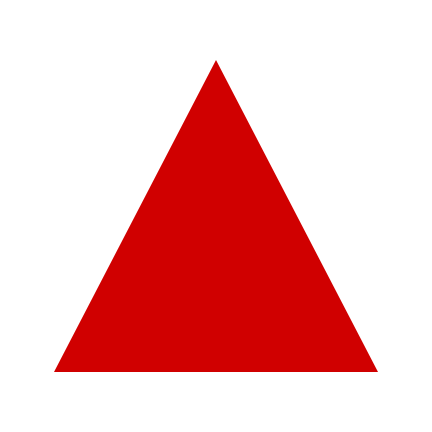
#> input picture img/triangle.png, 432 x 432 px
$ python shape.py
#> lines starting #> are read from the running program, lines starting #| are printed output that depends on the picture; after the words box and inside, x2 and y2 are one past the last pixel; in counts of white or black regions, pixels touching at a corner belong together
#> further down, image is the input picture: shape (432, 432, 3); mean B, G, R 185.9, 185.9, 242.3
import cv2
import numpy as np
import math

def shape_recognition(img, color):
    #color - СПИСОК!!!
    '''color = (
        ( 56, 192,  90),
        ( 74, 255, 255),
    )'''
    def find_contours(img, color):
        img_hsv = cv2.cvtColor(img, cv2.COLOR_BGR2HSV)
#> img_hsv: shape (432, 432, 3); mean H, S, V 0, 69, 242.3
        mask = []
        i = 0
        for hue in color:
            mask.append(cv2.inRange(img_hsv, hue[0], hue[1]))
            cv2.imwrite(f'm{i}.jpg', mask[i])
            i+=1
#> this loop made 2 passes
#> pass 1, in find_contours, `cv2.imwrite(f'm{i}.jpg', mask[i])`:
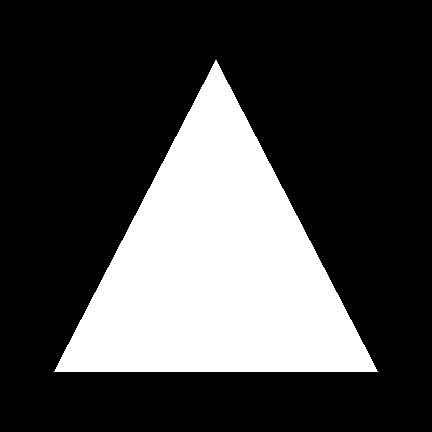
#> saved as m0.jpg: shape (432, 432); 27.2% white; 1 white region, box (x1, y1, x2, y2) and area: (54, 60, 378, 372) 50712
#> after the loop, i = 2; mask = 2 items
        print(mask[0].shape)
#| (432, 432)
        img_mask = np.zeros(mask[0].shape, np.float64)
        for m in mask:
            img_mask += m
        img_mask = np.clip(img_mask , 0, 255)
        img_mask = img_mask.astype(np.uint8)
        cv2.imwrite('img.jpg', img_mask)
        contours, _ = cv2.findContours(img_mask, cv2.RETR_EXTERNAL, cv2.CHAIN_APPROX_SIMPLE)
#> contours = 1 contour; box (x1, y1, x2, y2) and area: (54, 60, 378, 372) 50238

        return contours

    contours = find_contours(img, color)
    if contours:
        for cnt in contours:
            area = cv2.contourArea(cnt)
            if area < 500:
                continue
            # Описанная окружность.
            (circle_x, circle_y), circle_radius = cv2.minEnclosingCircle(cnt)
            circle_area = circle_radius ** 2 * math.pi
            # Описанный прямоугольник (с вращением)
            rectangle = cv2.minAreaRect(cnt)
            # Получим контур описанного прямоугольника
            box = cv2.boxPoints(rectangle)
            box = np.int0(box)
            # Вычислим площадь и соотношение сторон прямоугольника.
            rectangle_area = cv2.contourArea(box)
            rect_w, rect_h = rectangle[1][0], rectangle[1][1]
            aspect_ratio = max(rect_w, rect_h) / min(rect_w, rect_h)
            # Описанный треугольник
            try:
                triangle = cv2.minEnclosingTriangle(cnt)[1]
                triangle = np.int0(triangle)
                triangle_area = cv2.contourArea(triangle)
            except:
                triangle_area = 0
            # Заполним словарь, который будет содержать площади каждой из описанных фигур
            shapes_areas = {
                'circle': circle_area,
                'rectangle' if aspect_ratio > 1.25 else 'square': rectangle_area,
                'triangle': triangle_area,
            }

            # Теперь заполним аналогичный словарь, который будет содержать
            # разницу между площадью контора и площадью каждой из фигур.
            diffs = {
                name: abs(area - shapes_areas[name]) for name in shapes_areas
            }
            # Получаем имя фигуры с наименьшей разницой площади.
            shape_name = min(diffs, key=diffs.get)
            # вычислим центр
            moments = cv2.moments(cnt)
            try:
                x = int(moments['m10'] / moments['m00'])
                y = int(moments['m01'] / moments['m00'])
                return shape_name, x, y
            except ZeroDivisionError:
                return shape_name, -1, -1
#> this loop made 1 pass
#> (area, circle_x, circle_y, circle_radius, circle_area, rectangle, box, rectangle_area) on pass 1: (50238, 215.5, 257.4, 197.4, 122458.9, ((215.5, 215.5), (311, 323), -90), [[377, 371], [54, 371], [54, 60], [377, 60]], 100453)
    else:
        return False, -1, -1

image = cv2.imread('img/triangle.png')
color = [
        ((0, 50, 50),
        (15, 255, 255)),
        ((170, 50, 50),
        (180, 255, 255))
    ]

found, x, y = shape_recognition(image, color)
#> found = 'triangle'; x = 215; y = 267

print(found, x, y)
#| triangle 215 267
